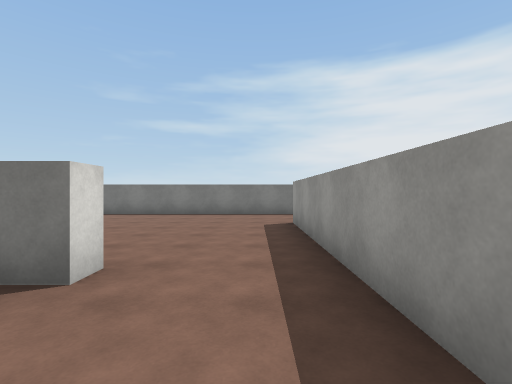
View 1 (above)

24 first-person views from a walk through a scene from a Unity 3-D project. The camera is 1.5 m above the floor, looks level and sees 85° across. The floor is counted in squares, 2 m on a side. Each view is taken from the middle of a square. On the plan, view 1 faces up. The plan holds only what a view shows up to about 10 squares ahead; the rest is blank. The place goes on beyond the plan. Surface patterns are stand-ins for the level's own textures.

View 2
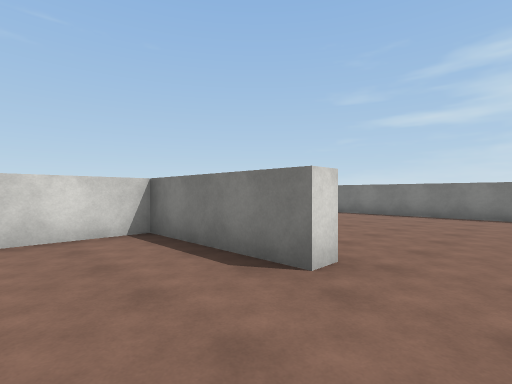

View 3
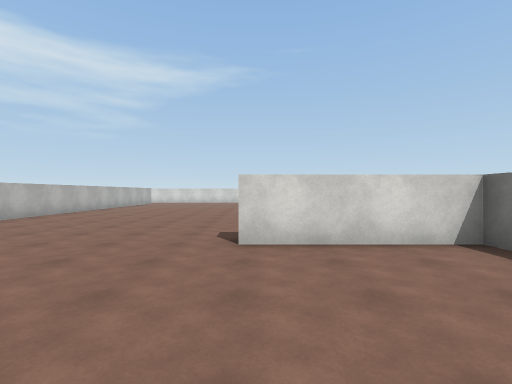

View 4
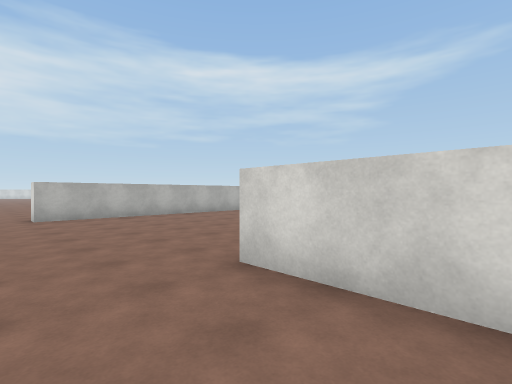

View 5
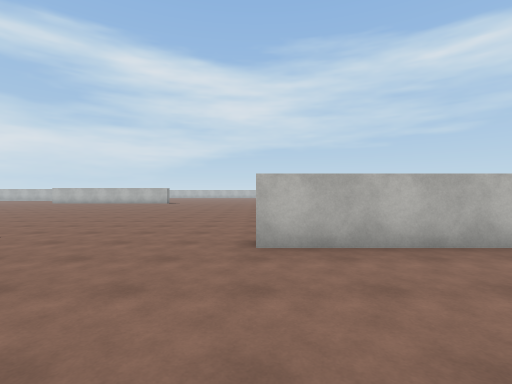

View 6
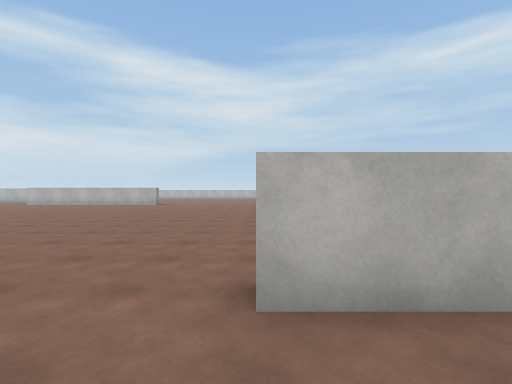

View 7
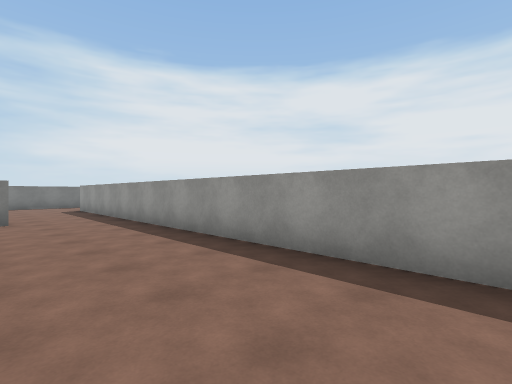

View 8
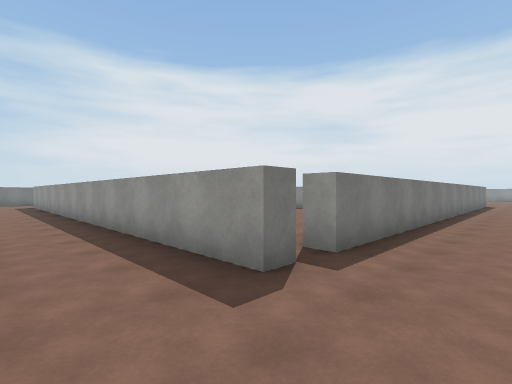

View 9
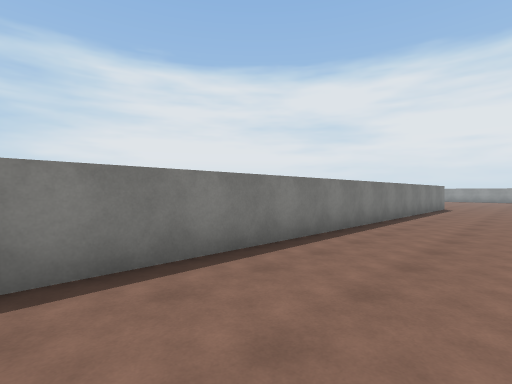

View 10
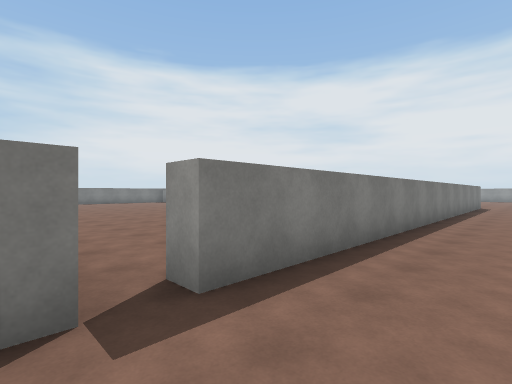

View 11
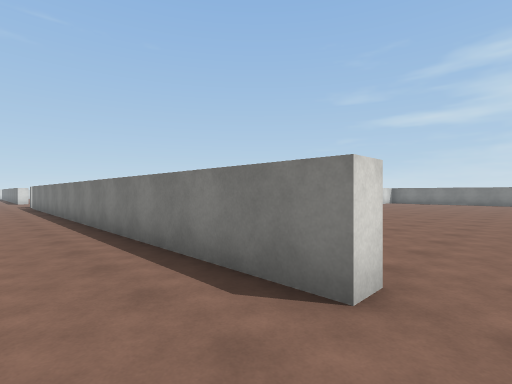

View 12
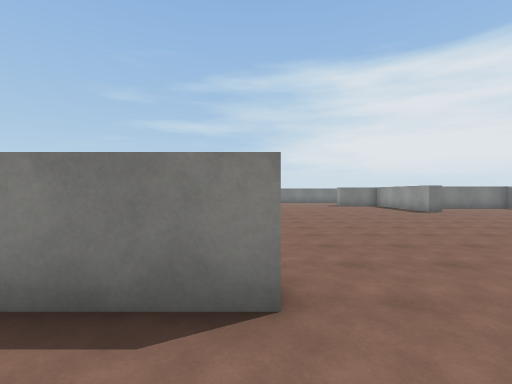

View 13
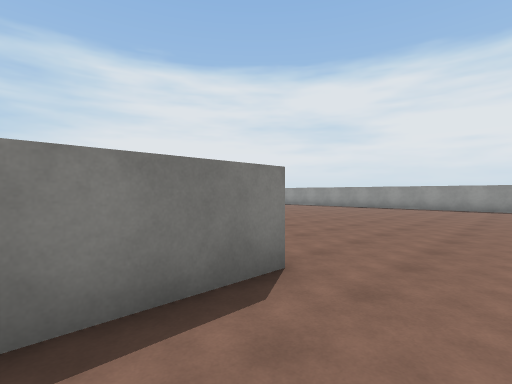

View 14
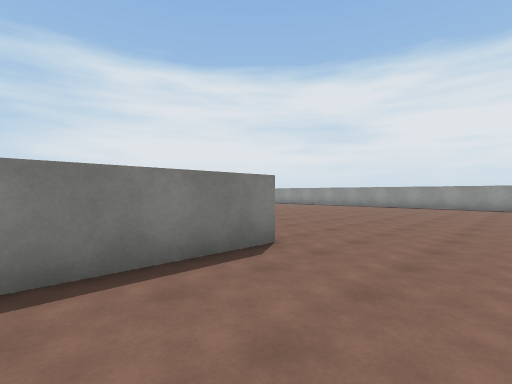

View 15
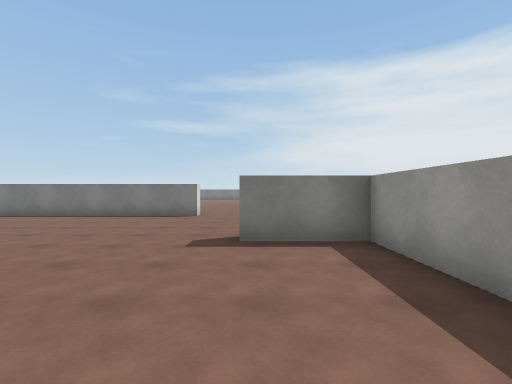

View 16
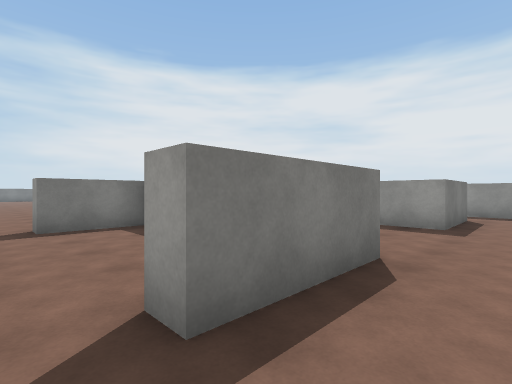

View 17
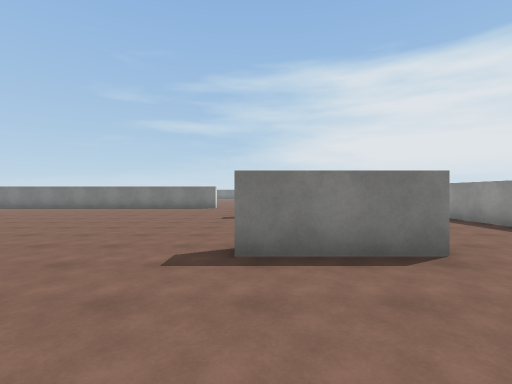

View 18
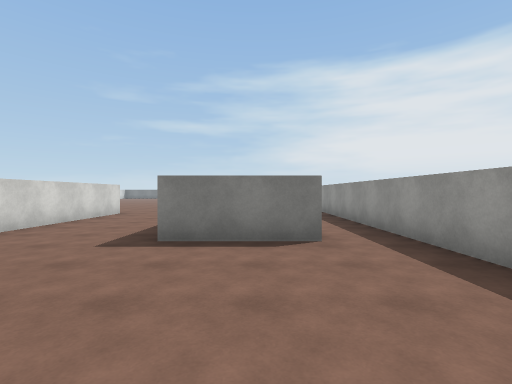

View 19
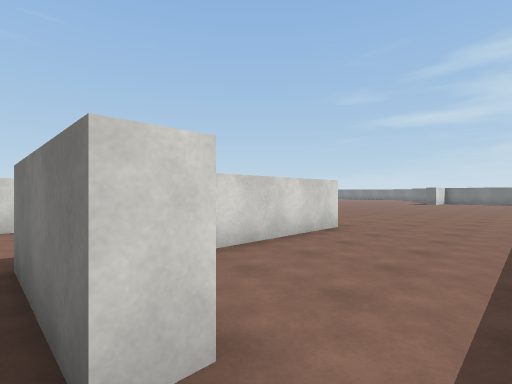

View 20
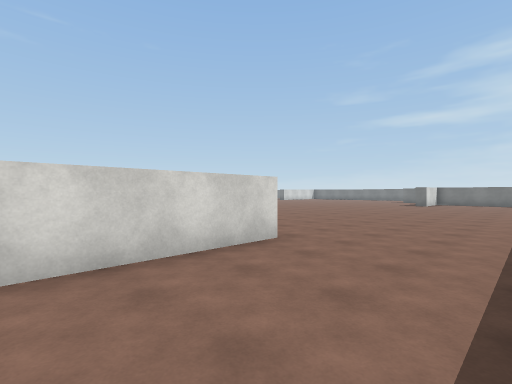

View 21
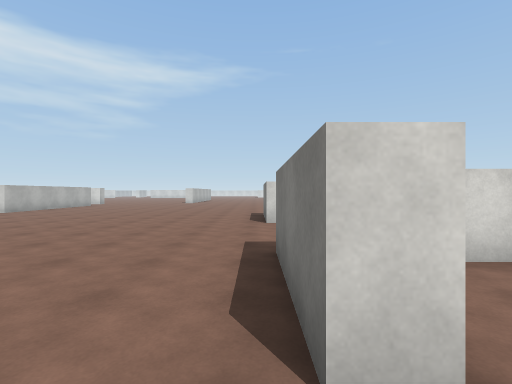

View 22
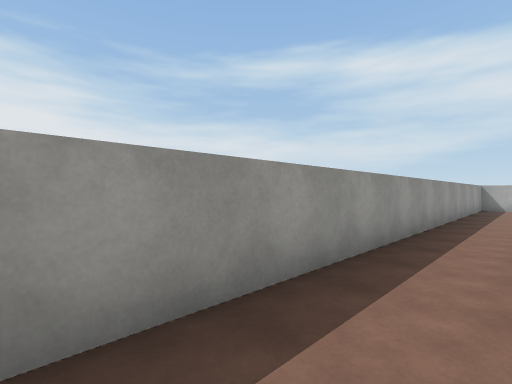

View 23
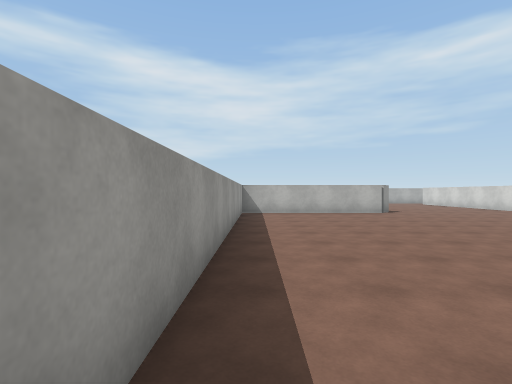

View 24
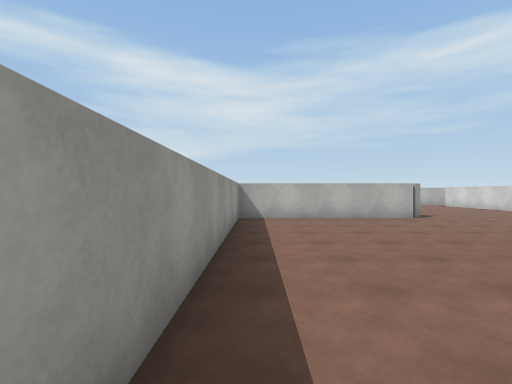

### Floor plan
Points are (right, up) in squares from view 1. A wall is a line through its corners. A room is listed if a view was taken in it or the views show most of it. See-through windows are left out.
Room 1 (views 1, 2, 3, 4, 5, 6, 7, 8, 9, 10, 11, 12, 13, 14, 15, 16, 17, 18, 19, 21, 23, 24)
walls: (20.8, -15.1) (20.8, -12.8) (18.8, -12.8) (18.8, -12.2); (1.5, -8.3) (0.9, -8.3) (0.9, 2.4); (17.2, -8.3) (2.2, -8.3) (2.2, -7.8); (21.3, -12.2) (21.3, -17.8) (18.8, -17.8) (18.8, -17.2); (24.5, -15) (24.5, -13); (23.1, -31.4) (23.5, -31) (28.5, -31) (28.5, -17.5); (27, -17.2) (27, -17.8) (24.5, -17.8) (24.5, -16.5); (-6.5, -7.7) (-4, -7.7) (-4, -8.2); (-1.5, 2.8) (-1.5, 2.3) (-5, 2.3) (-5, -1.2)
ways out: opening at (-0.5, 2) to room 2; opening at (2, -8) to room 2; opening at (20.1, -11.6) to room 2; opening at (28, -18) to room 2
Room 2 (views 20, 22)
walls: (17.2, -7.8) (17.2, -8.3); (0.9, 2.4) (0.9, 6.9); (1.2, 9.5) (-5.2, 9.5); (25, -12.5) (25, -15.9); (28.5, -17.5) (28.5, -12)
ways out: opening at (-0.5, 2) to room 1; opening at (2, -8) to room 1; opening at (20.1, -11.6) to room 1; opening at (28, -18) to room 1

Where each view was taken, in squares from view 1:
view 1: 0 up, 0 right, facing up
view 2: 0 up, 0 right, facing up-left
view 3: 1 down, 1 left, facing left
view 4: 1 up, 3 left, facing down-left
view 5: 4 down, 4 left, facing down
view 6: 6 down, 4 left, facing down
view 7: 6 down, 2 left, facing up-right
view 8: 10 down, 1 left, facing up-right
view 9: 11 down, 3 right, facing up-right
view 10: 10 down, 1 right, facing up-right
view 11: 10 down, 18 right, facing up-left
view 12: 10 down, 17 right, facing up
view 13: 10 down, 15 right, facing up-right
view 14: 11 down, 14 right, facing up-right
view 15: 17 down, 19 right, facing up
view 16: 19 down, 18 right, facing up-right
view 17: 21 down, 19 right, facing up
view 18: 22 down, 26 right, facing up
view 19: 18 down, 28 right, facing up-left
view 20: 16 down, 28 right, facing up-left
view 21: 18 down, 28 right, facing left
view 22: 17 down, 27 right, facing down-right
view 23: 21 down, 28 right, facing down
view 24: 23 down, 28 right, facing down
